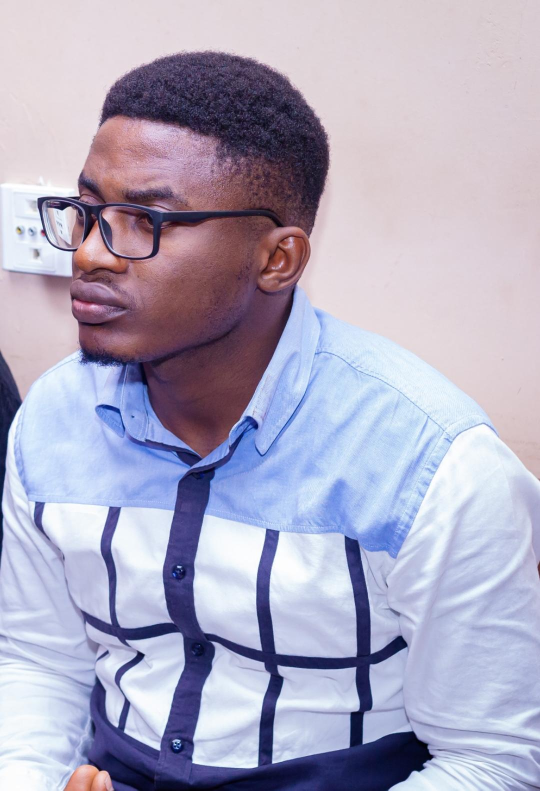
#> input picture Model/Dependancies/Images/david/david_avec_lunettes_1.jpeg, 1080 x 1581 px (shown at 1/2 size)
$ python -i features.py   (imports and definitions only)
#> lines starting #> are read from the running program, lines starting #| are printed output that depends on the picture
from __future__ import annotations

from pathlib import Path

import cv2
import numpy as np

CASCADE_PATH = Path(cv2.data.haarcascades) / "haarcascade_frontalface_default.xml"
PROFILE_CASCADE_PATH = Path(cv2.data.haarcascades) / "haarcascade_profileface.xml"

FACE_CLASSIFIER = cv2.CascadeClassifier(str(CASCADE_PATH))
PROFILE_CLASSIFIER = cv2.CascadeClassifier(str(PROFILE_CASCADE_PATH))

HOG_DESCRIPTOR = cv2.HOGDescriptor(
    _winSize=(96, 96),
    _blockSize=(16, 16),
    _blockStride=(8, 8),
    _cellSize=(8, 8),
    _nbins=9,
)


def preprocess_gray_face(gray_face: np.ndarray) -> np.ndarray:
    clahe = cv2.createCLAHE(clipLimit=2.0, tileGridSize=(8, 8))
    enhanced = clahe.apply(gray_face)
    normalized = cv2.normalize(enhanced, None, 0, 255, cv2.NORM_MINMAX)
    return normalized


def _clean_boxes(boxes: list[tuple[int, int, int, int]], min_area: int) -> list[tuple[int, int, int, int]]:
    cleaned: list[tuple[int, int, int, int]] = []
    for x, y, w, h in boxes:
        if w * h < min_area:
            continue
        cleaned.append((int(x), int(y), int(w), int(h)))
    cleaned.sort(key=lambda b: b[2] * b[3], reverse=True)
    return cleaned


def _iou(a: tuple[int, int, int, int], b: tuple[int, int, int, int]) -> float:
    ax1, ay1, aw, ah = a
    bx1, by1, bw, bh = b
    ax2, ay2 = ax1 + aw, ay1 + ah
    bx2, by2 = bx1 + bw, by1 + bh
    inter_x1 = max(ax1, bx1)
    inter_y1 = max(ay1, by1)
    inter_x2 = min(ax2, bx2)
    inter_y2 = min(ay2, by2)
    iw = max(0, inter_x2 - inter_x1)
    ih = max(0, inter_y2 - inter_y1)
    inter = iw * ih
    if inter == 0:
        return 0.0
    union = (aw * ah) + (bw * bh) - inter
    return float(inter / max(1, union))


def _nms(boxes: list[tuple[int, int, int, int]], iou_threshold: float = 0.35) -> list[tuple[int, int, int, int]]:
    kept: list[tuple[int, int, int, int]] = []
    for candidate in boxes:
        if all(_iou(candidate, existing) < iou_threshold for existing in kept):
            kept.append(candidate)
    return kept


def detect_faces(gray: np.ndarray, min_neighbors: int = 5) -> list[tuple[int, int, int, int]]:
    h, w = gray.shape[:2]
    min_side = max(32, int(min(h, w) * 0.08))
    min_size = (min_side, min_side)
    min_area = min_side * min_side

    eq = cv2.equalizeHist(gray)
    clahe = cv2.createCLAHE(clipLimit=2.0, tileGridSize=(8, 8)).apply(gray)
    blurred = cv2.GaussianBlur(clahe, (3, 3), 0)
    variants = [gray, eq, clahe, blurred]

    all_boxes: list[tuple[int, int, int, int]] = []
    for img in variants:
        for neighbors in (min_neighbors, 4, 3):
            frontal = FACE_CLASSIFIER.detectMultiScale(
                img,
                scaleFactor=1.05,
                minNeighbors=neighbors,
                minSize=min_size,
                flags=cv2.CASCADE_SCALE_IMAGE,
            )
            all_boxes.extend((int(x), int(y), int(wb), int(hb)) for (x, y, wb, hb) in frontal)

        profile = PROFILE_CLASSIFIER.detectMultiScale(
            img,
            scaleFactor=1.1,
            minNeighbors=4,
            minSize=min_size,
            flags=cv2.CASCADE_SCALE_IMAGE,
        )
        all_boxes.extend((int(x), int(y), int(wb), int(hb)) for (x, y, wb, hb) in profile)

        flipped = cv2.flip(img, 1)
        profile_flipped = PROFILE_CLASSIFIER.detectMultiScale(
            flipped,
            scaleFactor=1.1,
            minNeighbors=4,
            minSize=min_size,
            flags=cv2.CASCADE_SCALE_IMAGE,
        )
        for x, y, wb, hb in profile_flipped:
            all_boxes.append((int(w - (x + wb)), int(y), int(wb), int(hb)))

    unique = list(dict.fromkeys(all_boxes))
    cleaned = _clean_boxes(unique, min_area=min_area)
    return _nms(cleaned, iou_threshold=0.35)


def extract_hog_features_from_face(gray_face: np.ndarray) -> np.ndarray:
    processed = preprocess_gray_face(gray_face)
    resized = cv2.resize(processed, (96, 96), interpolation=cv2.INTER_AREA)
    hog = HOG_DESCRIPTOR.compute(resized)
    if hog is None:
        return np.array([], dtype=np.float32)
    return hog.flatten().astype(np.float32)


def extract_hog_from_image(image_bgr: np.ndarray) -> tuple[np.ndarray | None, tuple[int, int, int, int] | None]:
    gray = cv2.cvtColor(image_bgr, cv2.COLOR_BGR2GRAY)
    faces = detect_faces(gray)
    if not faces:
        return None, None

    x, y, w, h = max(faces, key=lambda f: f[2] * f[3])
    crop = gray[y : y + h, x : x + w]
    if crop.size == 0:
        return None, None

    features = extract_hog_features_from_face(crop)
    if features.size == 0:
        return None, None
    return features, (x, y, w, h)

>>> import cv2
>>> picture = cv2.imread('Dependancies/Images/david/david_avec_lunettes_1.jpeg')
#> picture is the input picture: shape (1581, 1080, 3); mean B, G, R 192.5, 170.5, 174.6
>>> result = extract_hog_from_image(picture)
#> in extract_hog_from_image, `gray = cv2.cvtColor(image_bgr, cv2.COLOR_BGR2GRAY)`:
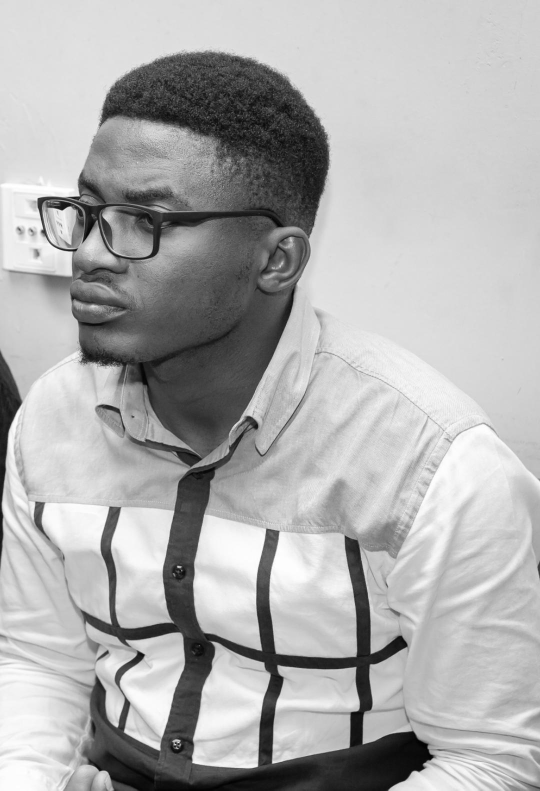
#> gray: shape (1581, 1080) (shown at 1/2 size); min 1, max 255, mean 174.3
#> in detect_faces, `eq = cv2.equalizeHist(gray)`:
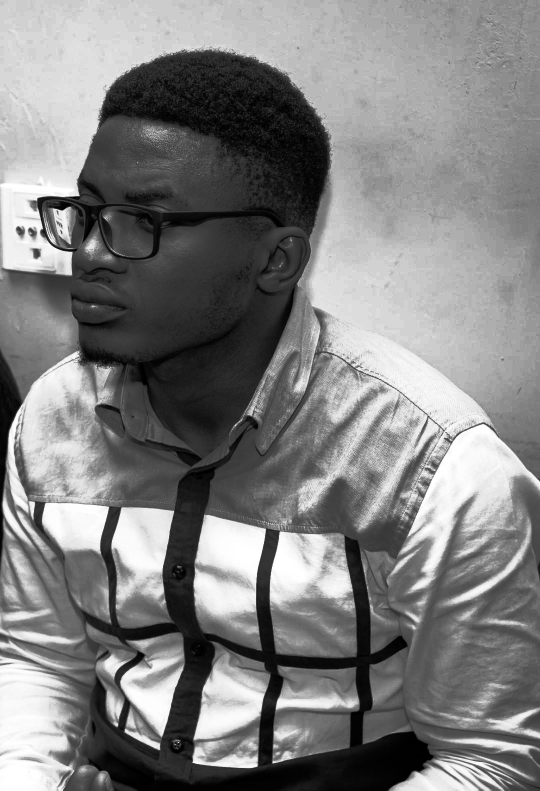
#> eq: shape (1581, 1080) (shown at 1/2 size); min 0, max 255, mean 128.7
#> in detect_faces, `clahe = cv2.createCLAHE(clipLimit=2.0, tileGridSize=(8, 8)).apply(gray)`:
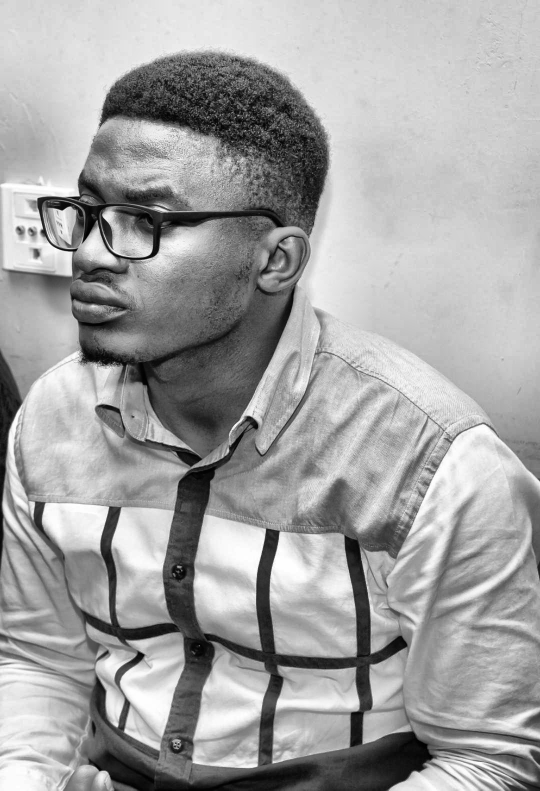
#> clahe: shape (1581, 1080) (shown at 1/2 size); min 0, max 255, mean 162.9
#> the loop in detect_faces, `for img in variants:` made 4 passes
#> profile on passes 1 to 4: [[49, 187, 578, 578]], [[60, 193, 565, 565]], [[53, 179, 586, 586]], [[57, 187, 579, 579]]
#> pass 1, in detect_faces, `flipped = cv2.flip(img, 1)`:
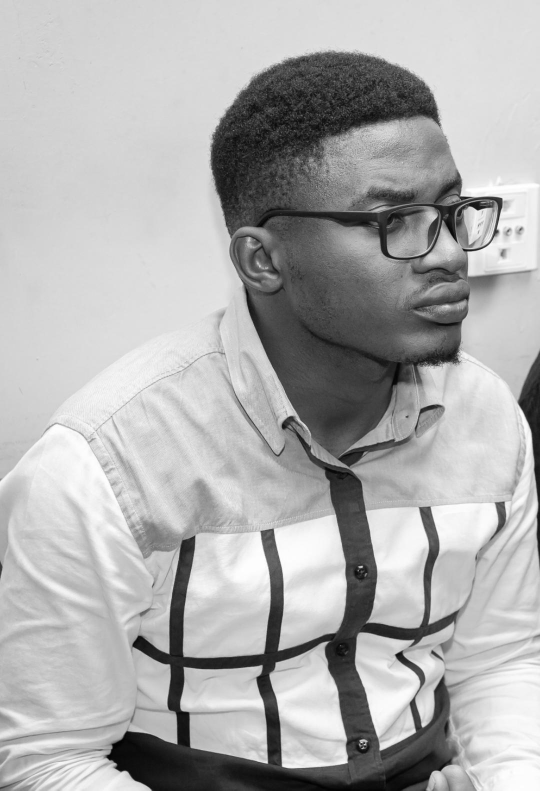
#> flipped: shape (1581, 1080) (shown at 1/2 size); min 1, max 255, mean 174.3
#> pass 3, in detect_faces, `flipped = cv2.flip(img, 1)`:
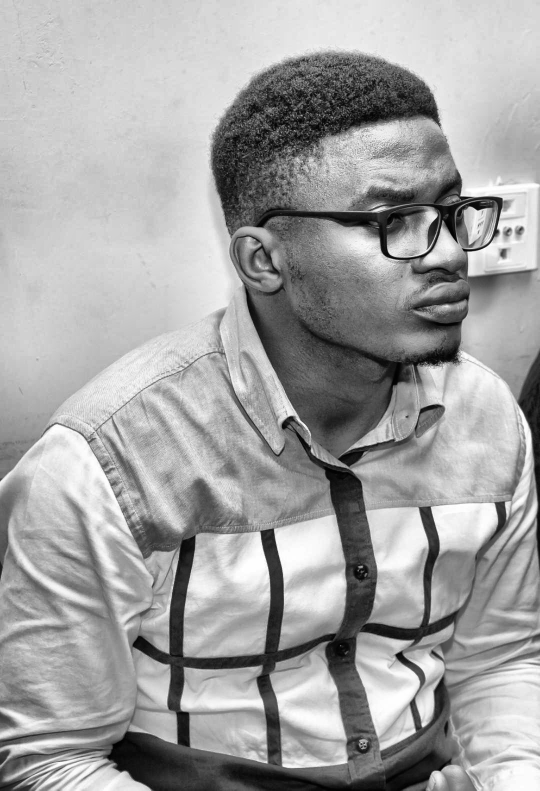
#> flipped: shape (1581, 1080) (shown at 1/2 size); min 0, max 255, mean 162.9
#> after the loop in detect_faces, `for img in variants:`: all_boxes = 44 items, first 6: (31, 264, 449, 449), (141, 230, 540, 540), (31, 264, 449, 449), (141, 230, 540, 540), (31, 264, 449, 449), (141, 230, 540, 540)
#> in detect_faces, `unique = list(dict.fromkeys(all_boxes))`: unique = 22 items, first 6: (31, 264, 449, 449), (141, 230, 540, 540), (49, 187, 578, 578), (564, 566, 188, 188), (72, 937, 172, 172), (24, 730, 280, 280)
#> the loop in _clean_boxes, `for x, y, w, h in boxes:` made 22 passes
#> after the loop in _clean_boxes, `for x, y, w, h in boxes:`: cleaned has the same summary as unique in detect_faces
#> in detect_faces, `cleaned = _clean_boxes(unique, min_area=min_area)`: cleaned = 22 items, first 6: (53, 179, 586, 586), (57, 187, 579, 579), (49, 187, 578, 578), (60, 193, 565, 565), (141, 230, 540, 540), (167, 224, 526, 526)
#> the loop in _nms, `for candidate in boxes:` made 22 passes
#> in extract_hog_from_image, `crop = gray[y : y + h, x : x + w]`:
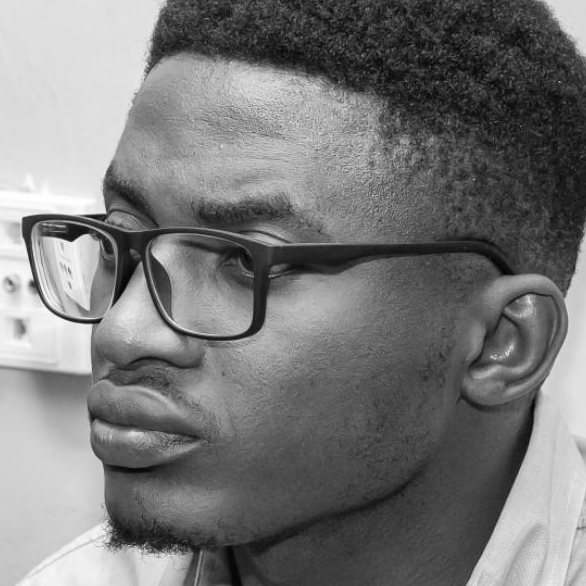
#> crop: shape (586, 586); min 3, max 255, mean 120.5
#> in extract_hog_features_from_face, `resized = cv2.resize(processed, (96, 96), interpolation=cv2.INTER_AREA)`:
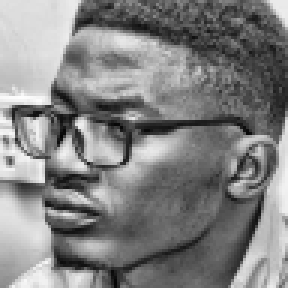
#> resized: shape (96, 96) (shown 3 times larger); min 5, max 253, mean 129.9

$ run again, on Model/Dependancies/Images/david/david_avec_lunettes_2.jpeg
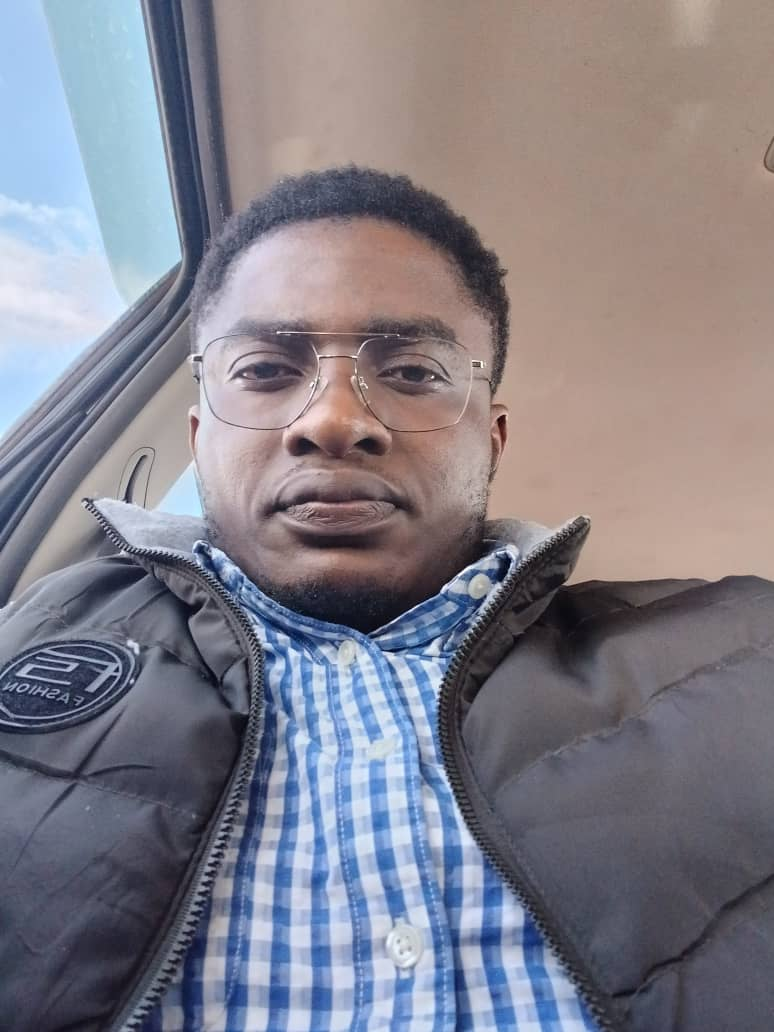
#> input picture Model/Dependancies/Images/david/david_avec_lunettes_2.jpeg, 774 x 1032 px
#> picture is the input picture: shape (1032, 774, 3); mean B, G, R 137.6, 127.7, 130.6
#> the loop in detect_faces, `for img in variants:` made 4 passes
#> profile_flipped on passes 1 to 2: [[322, 198, 386, 386]], [[312, 194, 397, 397]]
#> pass 1, in detect_faces, `flipped = cv2.flip(img, 1)`:
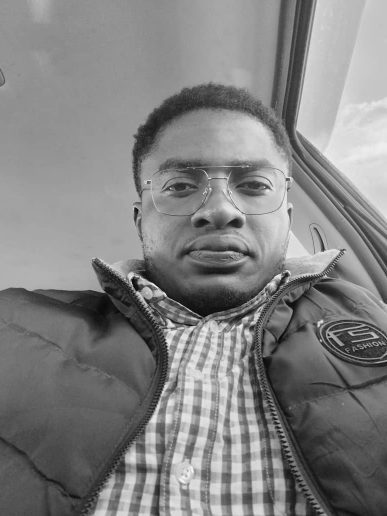
#> flipped: shape (1032, 774) (shown at 1/2 size); min 2, max 254, mean 129.7
#> after the loop in detect_faces, `for img in variants:`: all_boxes = 27 items, first 6: (161, 223, 354, 354), (113, 47, 455, 455), (161, 223, 354, 354), (113, 47, 455, 455), (480, 949, 62, 62), (161, 223, 354, 354)
#> unique = [(161, 223, 354, 354), (113, 47, 455, 455), (480, 949, 62, 62), (66, 198, 386, 386), (160, 222, 353, 353), (123, 51, 445, 445), (65, 194, 397, 397), (157, 220, 361, 361), (137, 57, 424, 424), (156, 220, 363, 363), (135, 62, 413, 413)]
#> the loop in _clean_boxes, `for x, y, w, h in boxes:` made 11 passes
#> after the loop in _clean_boxes, `for x, y, w, h in boxes:`: cleaned has the same summary as unique in detect_faces
#> in detect_faces, `cleaned = _clean_boxes(unique, min_area=min_area)`: cleaned = [(113, 47, 455, 455), (123, 51, 445, 445), (137, 57, 424, 424), (135, 62, 413, 413), (65, 194, 397, 397), (66, 198, 386, 386), (156, 220, 363, 363), (157, 220, 361, 361), (161, 223, 354, 354), (160, 222, 353, 353), (480, 949, 62, 62)]
#> the loop in _nms, `for candidate in boxes:` made 11 passes
#> after the loop in _nms, `for candidate in boxes:`: kept = [(113, 47, 455, 455), (480, 949, 62, 62)]
#> in extract_hog_from_image, `x, y, w, h = max(faces, key=lambda f: f[2] * f[3])`: x = 113; y = 47; w = 455
#> in extract_hog_features_from_face, `resized = cv2.resize(processed, (96, 96), interpolation=cv2.INTER_AREA)`:
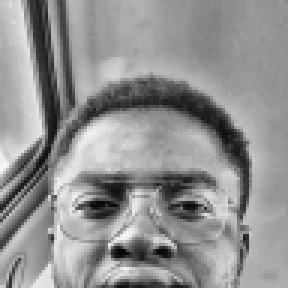
#> resized: shape (96, 96) (shown 3 times larger); min 5, max 247, mean 145.4
#> hog = 4356 values, max 0.413 at index 191, min 0 at index 29, mean 0.13
#> features has the same summary as hog in extract_hog_features_from_face

$ run again, on Model/Dependancies/Images/david/david_avec_lunettes_3.jpeg
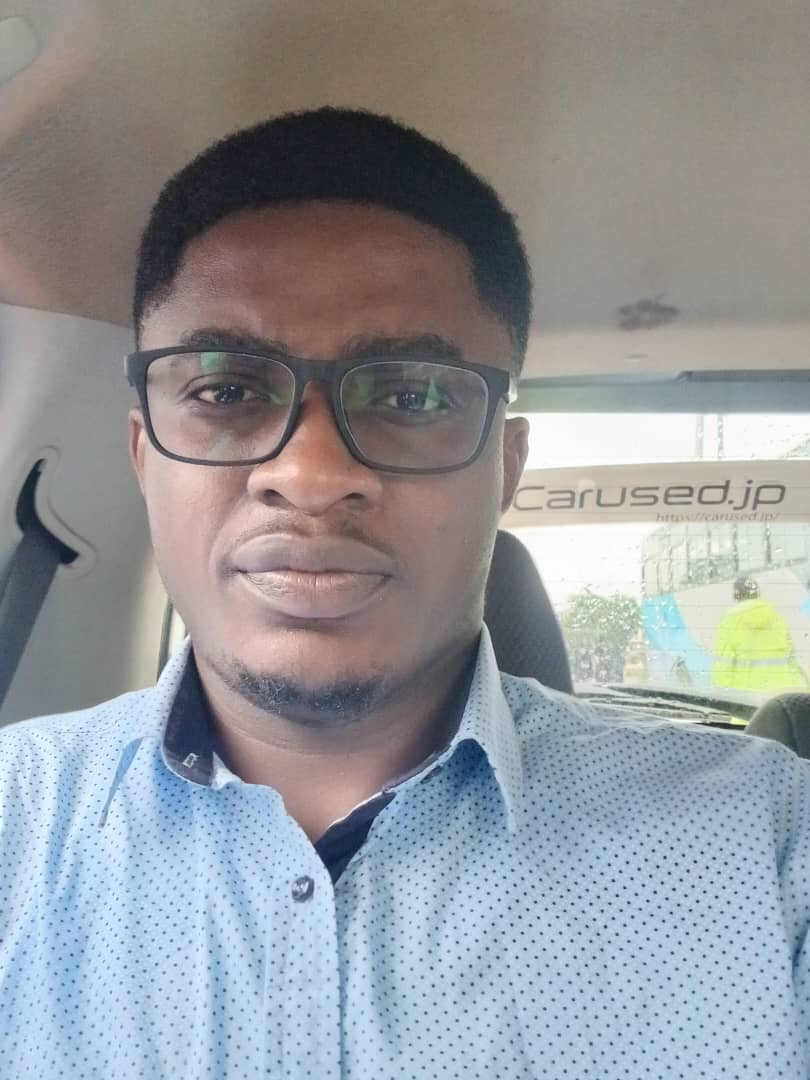
#> input picture Model/Dependancies/Images/david/david_avec_lunettes_3.jpeg, 810 x 1080 px
#> picture is the input picture: shape (1080, 810, 3); mean B, G, R 154.6, 150.5, 147.7
#> the loop in detect_faces, `for img in variants:` made 4 passes
#> pass 3, in detect_faces, `flipped = cv2.flip(img, 1)`:
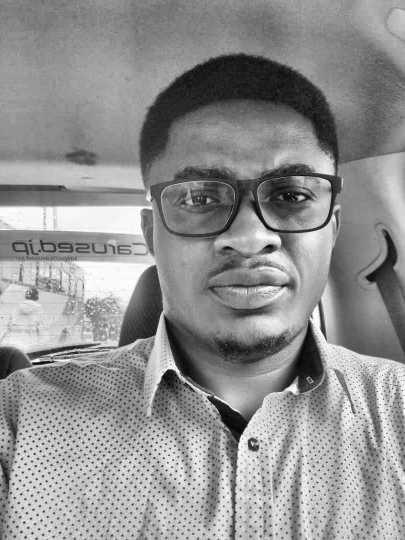
#> flipped: shape (1080, 810) (shown at 1/2 size); min 4, max 255, mean 145
#> after the loop in detect_faces, `for img in variants:`: all_boxes = 23 items, first 6: (182, 836, 174, 174), (84, 229, 464, 464), (182, 836, 174, 174), (84, 229, 464, 464), (182, 836, 174, 174), (84, 229, 464, 464)
#> unique = [(182, 836, 174, 174), (84, 229, 464, 464), (81, 233, 466, 466), (180, 833, 174, 174), (188, 834, 168, 168), (88, 226, 471, 471), (183, 830, 180, 180), (86, 225, 471, 471)]
#> the loop in _clean_boxes, `for x, y, w, h in boxes:` made 8 passes
#> after the loop in _clean_boxes, `for x, y, w, h in boxes:`: cleaned has the same summary as unique in detect_faces
#> in detect_faces, `cleaned = _clean_boxes(unique, min_area=min_area)`: cleaned = [(88, 226, 471, 471), (86, 225, 471, 471), (81, 233, 466, 466), (84, 229, 464, 464), (183, 830, 180, 180), (182, 836, 174, 174), (180, 833, 174, 174), (188, 834, 168, 168)]
#> the loop in _nms, `for candidate in boxes:` made 8 passes
#> after the loop in _nms, `for candidate in boxes:`: kept = [(88, 226, 471, 471), (183, 830, 180, 180)]
#> in extract_hog_from_image, `x, y, w, h = max(faces, key=lambda f: f[2] * f[3])`: x = 88; y = 226; w = 471
#> in extract_hog_features_from_face, `resized = cv2.resize(processed, (96, 96), interpolation=cv2.INTER_AREA)`:
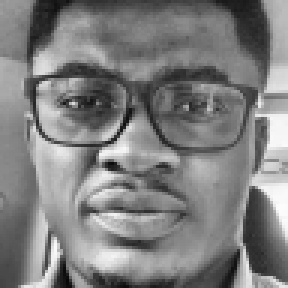
#> resized: shape (96, 96) (shown 3 times larger); min 7, max 252, mean 127
#> hog = 4356 values, max 0.457 at index 306, min 0 at index 760, mean 0.133
#> features has the same summary as hog in extract_hog_features_from_face
